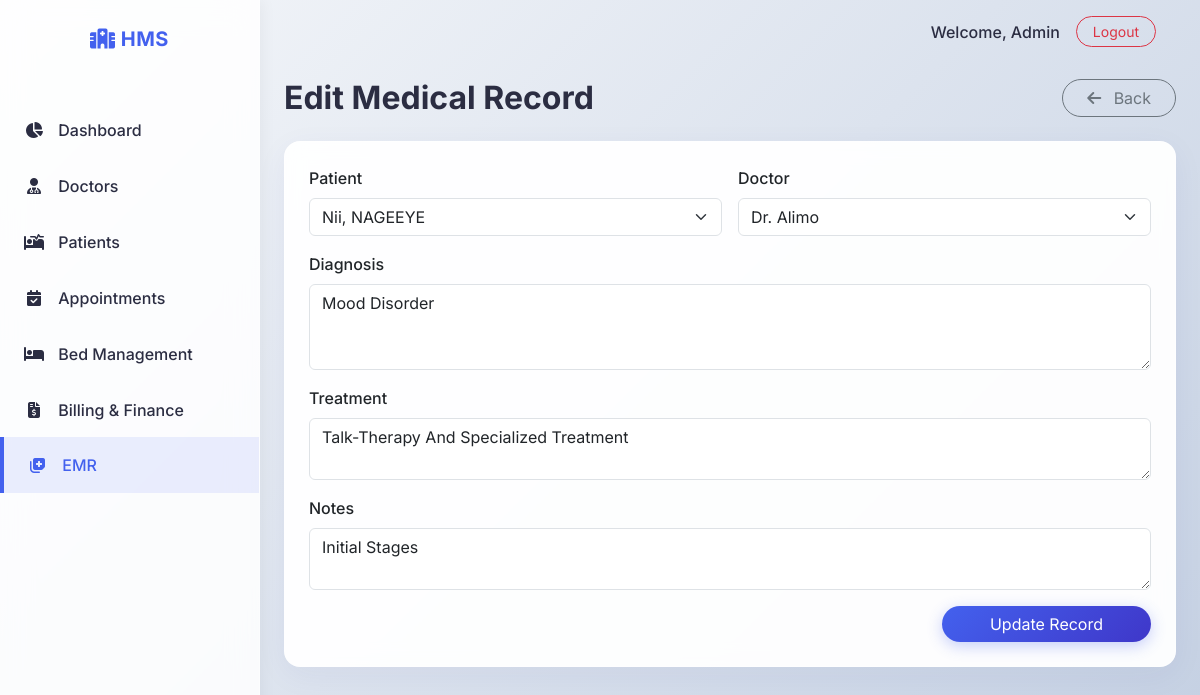
The app's page /emr/edit/2 (signed in) with its own data.
### models.py (models this page shows)
class MedicalRecord(db.Model):
    id = db.Column(db.Integer, primary_key=True)
    date = db.Column(db.DateTime, default=datetime.utcnow)
    diagnosis = db.Column(db.Text, nullable=False)
    treatment = db.Column(db.Text)
    notes = db.Column(db.Text)
    patient_id = db.Column(db.Integer, db.ForeignKey('patient.id'), nullable=False)
    doctor_id = db.Column(db.Integer, db.ForeignKey('doctor.id'), nullable=False)

class Patient(db.Model):
    id = db.Column(db.Integer, primary_key=True)
    name = db.Column(db.String(100), nullable=False)
    dob = db.Column(db.Date)
    age = db.Column(db.Integer, nullable=False)
    gender = db.Column(db.String(20))
    phone = db.Column(db.String(20))
    address = db.Column(db.String(255))
    admission_date = db.Column(db.DateTime, default=datetime.utcnow)
    status = db.Column(db.String(20), default='outpatient') # admitted, discharged, outpatient
    doctor_id = db.Column(db.Integer, db.ForeignKey('doctor.id'))
    appointments = db.relationship('Appointment', backref='patient', lazy='dynamic')
    beds = db.relationship('Bed', backref='patient', lazy='dynamic')
    billings = db.relationship('Billing', backref='patient', lazy='dynamic')
    medical_records = db.relationship('MedicalRecord', backref='patient', lazy='dynamic')

### routes/emr.py (the view, shortened to what this page needs)
@emr_bp.route('/edit/<int:id>', methods=['GET', 'POST'])
@login_required
def edit_emr(id):
    record = MedicalRecord.query.get_or_404(id)
    patients = Patient.query.all()
    doctors = Doctor.query.all()
    return render_template('emr_form.html', record=record, patients=patients, doctors=doctors)

### app.py (called while the page is built)
@login_manager.user_loader
def load_user(user_id):
    return User.query.get(int(user_id))

### templates/emr_form.html (shortened to what this page needs)
{% extends "base.html" %}
{% block content %}
<div class="d-flex justify-content-between align-items-center mb-4">
    <h2 class="fw-bold mb-0">{% if record %}Edit{% else %}Add{% endif %} Medical Record</h2>
    <a href="{{ url_for('emr.list_emr') }}" class="btn btn-outline-secondary rounded-pill px-4">
        <i class="fa-solid fa-arrow-left me-2"></i> Back
    </a>
</div>
<div class="card glass p-4">
    <form method="POST" action="{% if record %}{{ url_for('emr.edit_emr', id=record.id) }}{% else %}{{ url_for('emr.add_emr') }}{% endif %}">
        <div class="row g-3 mb-3">
            <div class="col-md-6">
                <label class="form-label fw-medium">Patient</label>
                <select name="patient_id" class="form-select" required>
                    {% for p in patients %}
                    <option value="{{ p.id }}" {% if record and record.patient_id==p.id %}selected{% endif %}>{{ p.name }}</option>
                    {% endfor %}
                </select>
            </div>
            <div class="col-md-6">
                <label class="form-label fw-medium">Doctor</label>
                <select name="doctor_id" class="form-select" required>
                    {% for d in doctors %}
                    <option value="{{ d.id }}" {% if record and record.doctor_id==d.id %}selected{% endif %}>Dr. {{ d.name }}</option>
                    {% endfor %}
                </select>
            </div>
        </div>
        <div class="mb-3">
            <label class="form-label fw-medium">Diagnosis</label>
            <textarea name="diagnosis" class="form-control" rows="3" required>{{ record.diagnosis if record else '' }}</textarea>
        </div>
        <div class="mb-3">
            <label class="form-label fw-medium">Treatment</label>
            <textarea name="treatment" class="form-control" rows="2">{{ record.treatment if record else '' }}</textarea>
        </div>
        <div class="mb-3">
            <label class="form-label fw-medium">Notes</label>
            <textarea name="notes" class="form-control" rows="2">{{ record.notes if record else '' }}</textarea>
        </div>
        <div class="text-end">
            <button type="submit" class="btn btn-primary rounded-pill px-5">{% if record %}Update{% else %}Save{% endif %} Record</button>
        </div>
    </form>
</div>
{% endblock %}

### static/css/style.css (style rules this page uses)
:root { --primary-color: #4361ee; --secondary-color: #3f37c9; --accent-color: #4cc9f0; --bg-color: #f8f9fa; --text-main: #2b2d42; --text-muted: #6c757d; --sidebar-bg: rgba(255, 255, 255, 0.85); --card-bg: rgba(255, 255, 255, 0.95); }
body { font-family: 'Inter', sans-serif; background: linear-gradient(135deg, #f5f7fa 0%, #c3cfe2 100%); background-attachment: fixed; color: var(--text-main); min-height: 100vh; }
.glass { background: var(--card-bg); backdrop-filter: blur(10px); -webkit-backdrop-filter: blur(10px); border: 1px solid rgba(255, 255, 255, 0.3); border-radius: 1rem; box-shadow: 0 8px 32px rgba(31, 38, 135, 0.05); }
.btn-primary { background: linear-gradient(135deg, var(--primary-color), var(--secondary-color)); border: none; box-shadow: 0 4px 15px rgba(67, 97, 238, 0.3); transition: all 0.3s ease; }

### records on screen
MedicalRecord: patient_id "Nii, NAGEEYE", doctor_id "Dr. Alimo", diagnosis "Mood Disorder", treatment "Talk-Therapy And Specialized Treatment", notes "Initial Stages"
